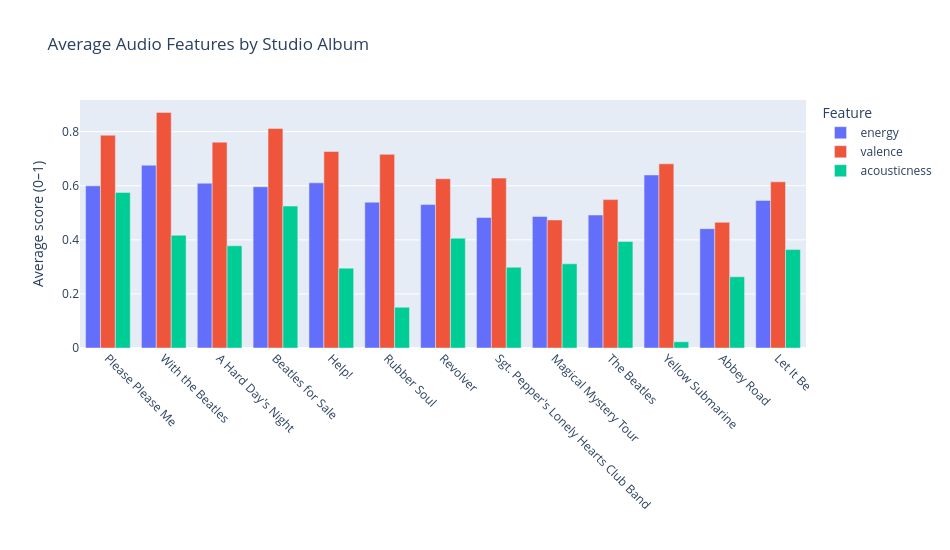

This figure's notebook cell:
### Markdown cell above
### Grouped bar chart: audio features by album

Passing a **list** of columns to `y=` makes one bar per feature; `barmode='group'` places them side by side instead of stacking them. `category_orders` keeps the albums in release order.

### Code cell
album_features = (songs[songs['album'].isin(studio_albums)]
                  .groupby('album')[['energy', 'valence', 'acousticness']].mean()
                  .reset_index())

fig = px.bar(album_features, x='album', y=['energy', 'valence', 'acousticness'],
             barmode='group',
             category_orders={'album': studio_albums},
             title='Average Audio Features by Studio Album',
             labels={'value': 'Average score (0–1)', 'variable': 'Feature', 'album': ''})
fig.update_xaxes(tickangle=45)
fig.update_layout(width=950, height=550)
fig.show()

### Figure 1 — Plotly figure (JSON) as saved in the notebook; plotly's stock layout.template omitted (floating-point values rounded to 4 significant figures)
{"data": [{"alignmentgroup": "True", "hovertemplate": "Feature=energy<br>=%{x}<br>Average score (0–1)=%{y}<extra></extra>", "legendgroup": "energy", "marker": {"color": "#636efa", "pattern": {"shape": ""}}, "name": "energy", "offsetgroup": "energy", "orientation": "v", "showlegend": true, "textposition": "auto", "type": "bar", "x": ["A Hard Day's Night", "Abbey Road", "Beatles for Sale", "Help!", "Let It Be", "Magical Mystery Tour", "Please Please Me", "Revolver", "Rubber Soul", "Sgt. Pepper's Lonely Hearts Club Band", "The Beatles", "With the Beatles", "Yellow Submarine"], "xaxis": "x", "y": [0.6095, 0.4414, 0.5964, 0.6109, 0.5459, 0.4865, 0.5998, 0.5306, 0.5394, 0.4825, 0.4918, 0.6761, 0.64], "yaxis": "y"}, {"alignmentgroup": "True", "hovertemplate": "Feature=valence<br>=%{x}<br>Average score (0–1)=%{y}<extra></extra>", "legendgroup": "valence", "marker": {"color": "#EF553B", "pattern": {"shape": ""}}, "name": "valence", "offsetgroup": "valence", "orientation": "v", "showlegend": true, "textposition": "auto", "type": "bar", "x": ["A Hard Day's Night", "Abbey Road", "Beatles for Sale", "Help!", "Let It Be", "Magical Mystery Tour", "Please Please Me", "Revolver", "Rubber Soul", "Sgt. Pepper's Lonely Hearts Club Band", "The Beatles", "With the Beatles", "Yellow Submarine"], "xaxis": "x", "y": [0.7615, 0.4649, 0.812, 0.7267, 0.6147, 0.4736, 0.7871, 0.6262, 0.7164, 0.6284, 0.5489, 0.8714, 0.6813], "yaxis": "y"}, {"alignmentgroup": "True", "hovertemplate": "Feature=acousticness<br>=%{x}<br>Average score (0–1)=%{y}<extra></extra>", "legendgroup": "acousticness", "marker": {"color": "#00cc96", "pattern": {"shape": ""}}, "name": "acousticness", "offsetgroup": "acousticness", "orientation": "v", "showlegend": true, "textposition": "auto", "type": "bar", "x": ["A Hard Day's Night", "Abbey Road", "Beatles for Sale", "Help!", "Let It Be", "Magical Mystery Tour", "Please Please Me", "Revolver", "Rubber Soul", "Sgt. Pepper's Lonely Hearts Club Band", "The Beatles", "With the Beatles", "Yellow Submarine"], "xaxis": "x", "y": [0.3779, 0.2635, 0.525, 0.2954, 0.364, 0.3113, 0.5755, 0.4061, 0.1508, 0.2988, 0.3939, 0.4171, 0.02307], "yaxis": "y"}], "layout": {"barmode": "group", "height": 550, "legend": {"title": {"text": "Feature"}, "tracegroupgap": 0}, "title": {"text": "Average Audio Features by Studio Album"}, "width": 950, "xaxis": {"anchor": "y", "categoryarray": ["Please Please Me", "With the Beatles", "A Hard Day's Night", "Beatles for Sale", "Help!", "Rubber Soul", "Revolver", "Sgt. Pepper's Lonely Hearts Club Band", "Magical Mystery Tour", "The Beatles", "Yellow Submarine", "Abbey Road", "Let It Be"], "categoryorder": "array", "domain": [0.0, 1.0], "tickangle": 45, "title": {"text": ""}}, "yaxis": {"anchor": "x", "domain": [0.0, 1.0], "title": {"text": "Average score (0–1)"}}}}
